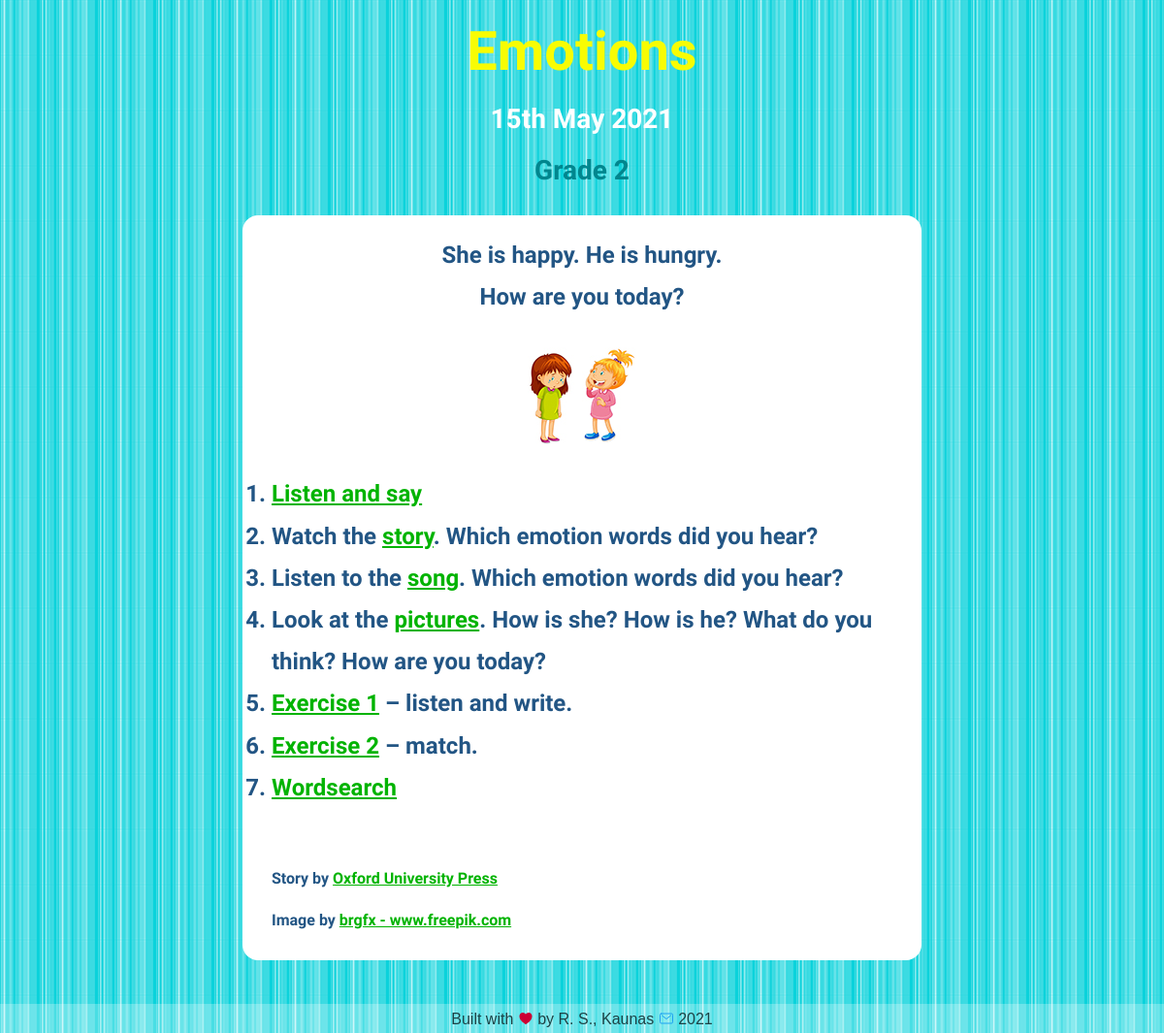
Screenshot of /blog/grade2/30/ with the database file from the repository.
### blog/models.py (models this page shows, shortened)
class Grade2blogpost(models.Model):
    grade = models.CharField(max_length=10, default='Grade 2')
    date = models.DateField()
    title = models.TextField(max_length=200)
    intro = models.TextField(max_length=400, default='intro')
    description = models.TextField()
    image = models.ImageField(upload_to='blog/images/', default='blog/images/soon.png')
    file = models.FileField(upload_to='blog/downloads/', blank='True')
    credits = models.TextField(blank='True')

### blog/views.py (the view)
# urls.py: path('grade2/<int:post_id>/', views.view_one_grade2, name='url_one_grade2'),
def view_one_grade2(request, post_id):
    blogpost = get_object_or_404(Grade2blogpost, pk=post_id)
    return render(request, 'blog/one_post.html', {'blogpost': blogpost})

### blog/templates/blog/one_post.html (shortened to what this page needs)
<!DOCTYPE html>
{% load static %}
<html lang="en">
<head>
    <link href="{% static 'blog/one_post.css' %}" type="text/css" rel="stylesheet"/>
</head>
<body>
<div id="page-container">
    <div id="content-wrap">
        <header>
            <h1>{{ blogpost.title|safe|truncatewords:20 }}</h1>
            <h2>{{ blogpost.date|date:'jS F Y' }}</h2>
            <h3>{{ blogpost.grade }}</h3>
        </header>
        <div id="information">
            <h4>{{ blogpost.intro | safe }}</h4>
            <img src="/media/{{ blogpost.image }}" alt="{{ blogpost.title }}">
            <p>{{ blogpost.description | safe }}</p>
            <p class="small">{{ blogpost.credits | safe }}</p>
        </div>
    </div>
    {% include 'blog/footer.html' %}
</div>
</body>
</html>

### blog/static/blog/one_post.css (style rules this page uses)
* { margin: 0; padding: 0; -webkit-box-sizing: border-box; box-sizing: border-box; }
body { background-color: #0AD2DB; background-image: url(stripes_26.png); font-family: 'Dosis', sans-serif; font-size: 24px; text-align: center; color: #225584; font-weight: bold; }
h1, h2, h3, h4 { font-family: 'Dosis', sans-serif; }
h1 { font-size: 56px; color: #F8FC03; padding-top: 20px; padding-bottom: 10px; }
h2 { font-size: 28px; color: white; padding: 10px; }
h3 { font-size: 28px; color: #00868e; padding: 10px; }
h4 { font-size: 24px; text-align: center; }
#information { margin: auto; background-color: white; width: 90%; min-width: 200px; max-width: 700px; margin-top: 20px; margin-bottom: 20px; alignment: left; padding: 20px 30px; border-radius: 16px; text-align: left; line-height: 180%; }
img { display: block; margin-left: auto; margin-right: auto; margin-top: 30px; margin-bottom: 30px; height: 100px; }
li { alignment: left; }
a { color: #00b300; }
.small { padding-top: 50px; font-size: 16px; }
#page-container { position: relative; min-height: 100vh; }
#content-wrap { padding-bottom: 55px; }

### rows the page displays
Grade2blogpost: title "Emotions", date "15th May 2021", grade "Grade 2", intro "She is happy. He is hungry. How are you today?", image (picture), description "Listen and say Watch the story . Which emotion words did you hear? Listen to the song . Which emotion words did you hear? Look at the pictures . How is she? How is he? What do you think? How are you today? Exercise 1 – listen and write. Exercise 2 – match. Wordsearch", credits "Story by Oxford University Press Image by brgfx - www.freepik.com"
